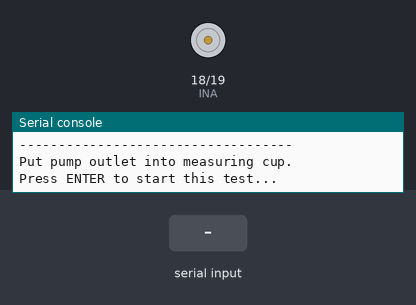
The program below on a simulated ESP32 board running MicroPython. Shown: motor-driver pin pairs drawn as motors (green arrow = first pin HIGH = forward, orange = second pin HIGH = backward, longer = more drive, scaled by the enable pin), the last lines printed to the serial console. The inputs (shaded band) are chosen by the test bench. Files the program writes start out absent.

Above: at 3.2 s.
3.3 s: "5" typed at the serial console, then Enter
At 4.2 s:
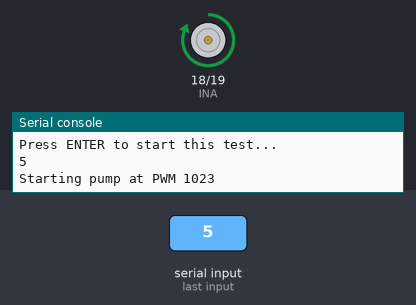
Timing chart, 0 to 35.8 s (numbered marks = the images above; inputs shaded):
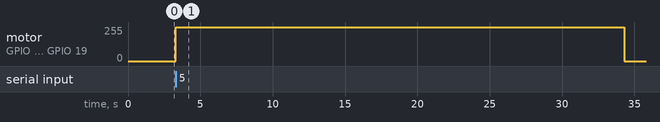

Measured:
- after the input at 3.3 s, motor on GPIO 18 (INA) / GPIO 19 (INB): stopped → forward 255/255 at once, → stopped 31.0 s later

The program:

pwm_vs_flow.py
```python
from machine import Pin, PWM
import time

# ==================================================
# PUMP FLOW CALIBRATION TEST
# Corrected for your real wiring:
# IN1 -> GPIO18
# IN2 -> GPIO19
# ENA -> GPIO32
# ==================================================

# --------------------------
# L298N PUMP PINS
# --------------------------
INA = Pin(18, Pin.OUT)
INB = Pin(19, Pin.OUT)
ENA = PWM(Pin(32), freq=1000)

# --------------------------
# TEST SETTINGS
# --------------------------
LOG_FILE = "flow_calibration.csv"

# Start with high PWM values because your pump may not start at low PWM
PWM_VALUES = [1023, 900, 800, 700, 600, 500]
RUN_TIME_SECONDS = 30
REPEATS = 3

# Pump start boost
BOOST_TIME = 1.0


# ==================================================
# PUMP CONTROL FUNCTIONS
# ==================================================

def pump_off():
    ENA.duty(0)
    INA.value(0)
    INB.value(0)


def pump_forward(pwm_value):
    pwm_value = max(0, min(1023, pwm_value))

    INA.value(1)
    INB.value(0)

    # Full power boost to start the pump
    ENA.duty(1023)
    time.sleep(BOOST_TIME)

    # Then reduce to test PWM
    ENA.duty(pwm_value)


def countdown(seconds):
    for remaining in range(seconds, 0, -1):
        print("Running... {} seconds left".format(remaining))
        time.sleep(1)


# ==================================================
# CSV SETUP
# ==================================================

def create_csv():
    try:
        with open(LOG_FILE, "w") as f:
            f.write("pwm,repeat,run_time_s,volume_ml,flow_rate_ml_min\n")
        print("Created new CSV:", LOG_FILE)
    except OSError as e:
        print("CSV error:", e)


def log_result(pwm, repeat, run_time, volume_ml, flow_rate):
    with open(LOG_FILE, "a") as f:
        f.write("{},{},{},{},{}\n".format(
            pwm,
            repeat,
            run_time,
            volume_ml,
            flow_rate
        ))


# ==================================================
# MAIN TEST
# ==================================================

def run_flow_test():
    print("")
    print("===================================")
    print("PUMP FLOW CALIBRATION TEST STARTED")
    print("===================================")
    print("Pump pins:")
    print("IN1 = GPIO18")
    print("IN2 = GPIO19")
    print("ENA = GPIO32")
    print("")
    print("IMPORTANT:")
    print("Remove ENA jumper from L298N")
    print("Connect ENA to GPIO32")
    print("Connect ESP32 GND to L298N GND")
    print("")
    print("Data will be saved to:", LOG_FILE)
    print("")

    create_csv()
    pump_off()
    time.sleep(2)

    for pwm in PWM_VALUES:
        for repeat in range(1, REPEATS + 1):
            print("")
            print("-----------------------------------")
            print("PWM:", pwm, "| Repeat:", repeat)
            print("-----------------------------------")
            print("Put pump outlet into measuring cup.")
            input("Press ENTER to start this test...")

            print("Starting pump at PWM", pwm)
            pump_forward(pwm)
            countdown(RUN_TIME_SECONDS)
            pump_off()
            print("Pump stopped.")

            volume_text = input("Enter collected volume in mL: ")

            try:
                volume_ml = float(volume_text)
                flow_rate = volume_ml / RUN_TIME_SECONDS * 60.0

                log_result(pwm, repeat, RUN_TIME_SECONDS, volume_ml, flow_rate)

                print("Saved result:")
                print("PWM:", pwm)
                print("Volume:", volume_ml, "mL")
                print("Flow rate:", flow_rate, "mL/min")

            except:
                print("Invalid volume. This result was NOT saved.")

            print("Resting for 5 seconds...")
            time.sleep(5)

    pump_off()
    print("")
    print("===================================")
    print("TEST FINISHED")
    print("CSV saved as:", LOG_FILE)
    print("Download this file from the ESP32.")
    print("===================================")


try:
    run_flow_test()
finally:
    pump_off()
```
